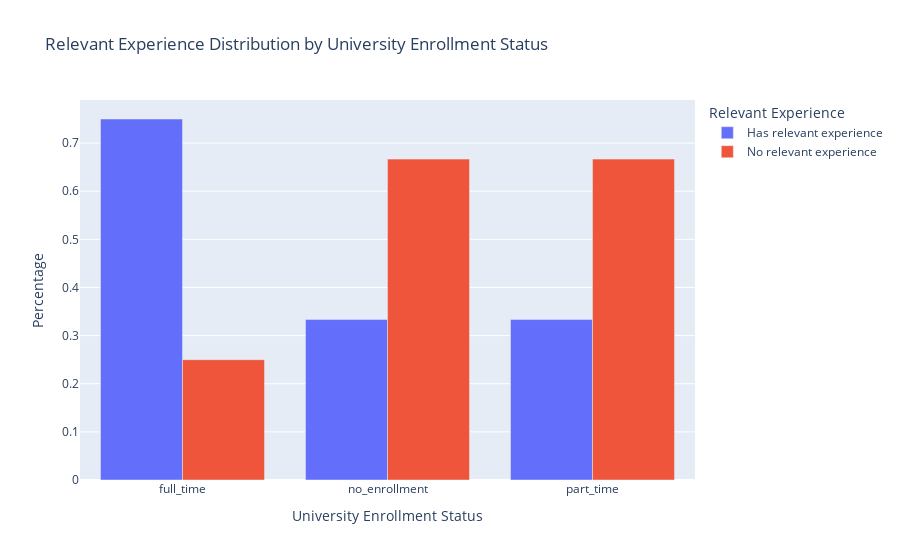

The notebook cell this image was saved under:
### Markdown cell above
### Question8: Is there a correlation between university enrollment status and having relevant work experience?

### Code cell
import pandas as pd
import plotly.express as px

experience_distribution = df.groupby('enrolled_university')['relevent_experience'].value_counts(normalize=True).unstack().fillna(0).reset_index()
experience_distribution_melted = experience_distribution.melt(id_vars='enrolled_university', var_name='relevent_experience', value_name='percentage')
fig = px.bar(experience_distribution_melted, 
             x='enrolled_university', 
             y='percentage', 
             color='relevent_experience', 
             title='Relevant Experience Distribution by University Enrollment Status',
             labels={'enrolled_university': 'University Enrollment Status', 'percentage': 'Percentage'},
             barmode='group')

fig.update_layout(xaxis_title='University Enrollment Status', yaxis_title='Percentage', legend_title='Relevant Experience')
fig.show()

### Figure 1 — Plotly figure (JSON) as saved in the notebook; plotly's stock layout.template omitted (floating-point values rounded to 4 significant figures)
{"data": [{"alignmentgroup": "True", "hovertemplate": "relevent_experience=Has relevant experience<br>University Enrollment Status=%{x}<br>Percentage=%{y}<extra></extra>", "legendgroup": "Has relevant experience", "marker": {"color": "#636efa", "pattern": {"shape": ""}}, "name": "Has relevant experience", "offsetgroup": "Has relevant experience", "orientation": "v", "showlegend": true, "textposition": "auto", "type": "bar", "x": ["full_time", "no_enrollment", "part_time"], "xaxis": "x", "y": [0.75, 0.3333, 0.3333], "yaxis": "y"}, {"alignmentgroup": "True", "hovertemplate": "relevent_experience=No relevant experience<br>University Enrollment Status=%{x}<br>Percentage=%{y}<extra></extra>", "legendgroup": "No relevant experience", "marker": {"color": "#EF553B", "pattern": {"shape": ""}}, "name": "No relevant experience", "offsetgroup": "No relevant experience", "orientation": "v", "showlegend": true, "textposition": "auto", "type": "bar", "x": ["full_time", "no_enrollment", "part_time"], "xaxis": "x", "y": [0.25, 0.6667, 0.6667], "yaxis": "y"}], "layout": {"autosize": true, "barmode": "group", "legend": {"title": {"text": "Relevant Experience"}, "tracegroupgap": 0}, "title": {"text": "Relevant Experience Distribution by University Enrollment Status"}, "xaxis": {"anchor": "y", "autorange": true, "domain": [0, 1], "range": [-0.5, 2.5], "title": {"text": "University Enrollment Status"}, "type": "category"}, "yaxis": {"anchor": "x", "autorange": true, "domain": [0, 1], "range": [0, 0.7895], "title": {"text": "Percentage"}, "type": "linear"}}}
